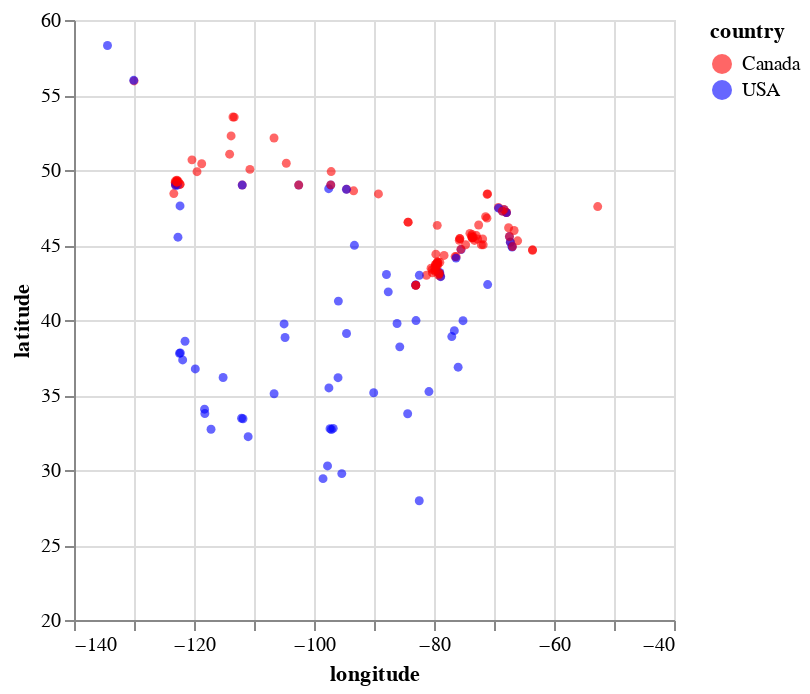

Notebook cell for this chart:
### Markdown cell above
We have 2 features, so 2 dimensions (`longitude` and `latitude`)  and 167 points.
Visualizing this in 2 dimensions gives us the following:

### Code cell
cities_viz = alt.Chart(cities_train_df).mark_circle(size=20, opacity=0.6).encode(
    alt.X('longitude:Q', scale=alt.Scale(domain=[-140, -40])),
    alt.Y('latitude:Q', scale=alt.Scale(domain=[20, 60])),
    alt.Color('country:N', scale=alt.Scale(domain=['Canada', 'USA'],
                                           range=['red', 'blue']))
)
cities_viz

### Figure 1 — Vega-Lite specification as saved in the notebook (floating-point values rounded to 4 significant figures; data arrays with more than 128 entries replaced by an {"elided": "..."} marker saying what was removed)
{"config": {"view": {"continuousWidth": 300, "continuousHeight": 300}}, "data": {"name": "data-66158384001fb6a73b6445c49f67d5ce"}, "mark": {"type": "circle", "opacity": 0.6, "size": 20}, "encoding": {"color": {"field": "country", "scale": {"domain": ["Canada", "USA"], "range": ["red", "blue"]}, "type": "nominal"}, "x": {"field": "longitude", "scale": {"domain": [-140, -40]}, "type": "quantitative"}, "y": {"field": "latitude", "scale": {"domain": [20, 60]}, "type": "quantitative"}}, "$schema": "https://vega.github.io/schema/vega-lite/v5.15.1.json", "datasets": {"data-66158384001fb6a73b6445c49f67d5ce": {"elided": "167 records"}}}
